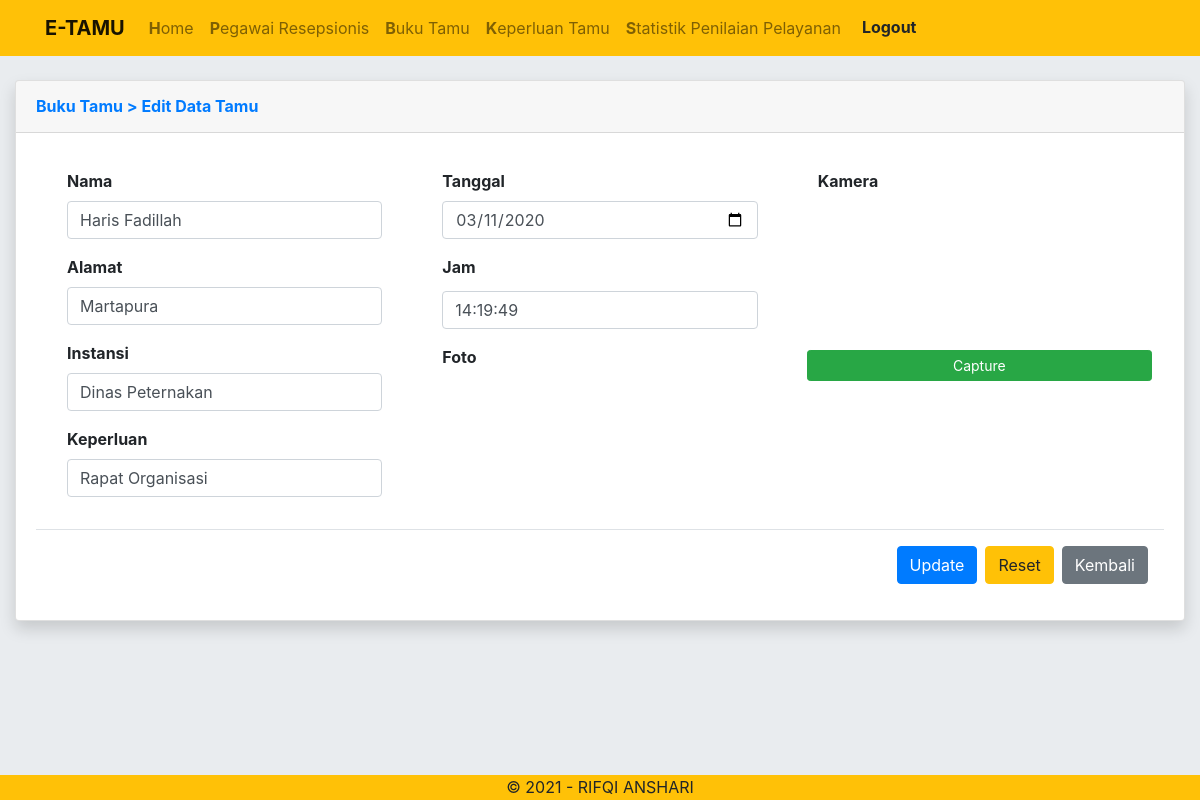
Page /halaman_edit_tamu.php?id=22 (signed in) on the committed database.
### tables this page shows
CREATE TABLE `buku_tamu` (
  `id` int(11) NOT NULL,
  `nama` varchar(50) NOT NULL,
  `alamat` varchar(100) NOT NULL,
  `instansi` varchar(50) NOT NULL,
  `keperluan` varchar(100) NOT NULL,
  `tanggal` date NOT NULL,
  `jam` varchar(32) NOT NULL,
  `capture` varchar(36) NOT NULL
);

### halaman_edit_tamu.php (the view, shortened to what this page needs)
<?php
include "header.php";
if ($_SESSION['username'] != 'admin') {
    header("location:login.php");
} else {
?>
    <div class="container-fluid" style="margin-top:80px; margin-bottom: 30px;">
        <div class="row">
            <div class="col-md">
                <div class="card shadow mb-4">
                    <div class="card-header py-3">
                        <?php
                        if (isset($_GET['id'])) {
                            $id = $_GET['id'];
                            include "koneksi.php";
                            $result = mysqli_query($connect, "SELECT * FROM buku_tamu WHERE id = '$id'");
                        }
                        ?>
                        <div class="row">
                            <div class="col-6">
                                <h6 class="m-0 font-weight-bold text-primary">Buku Tamu > Edit Data Tamu
                                </h6>
                            </div>
                        </div>
                    </div>
                    <div class="card-body">
                        <form method="post" action="halaman_buku_tamu.php" class="form-horizontal">
                            <div class="modal-body">
                                <div class="row">
                                    <div class="col-4">
                                        <div class="panel panel-default">
                                            <?php while ($data = mysqli_fetch_array($result)) { ?>
                                                <div class="panel-body">
                                                    <div class="form-group">
                                                        <label for="nip" class="col-sm-12 control-label"><b>Nama</b></label>
                                                        <div class="col-sm-12">
                                                            <input type="text" class="form-control" name="nama" id="nama" placeholder="Masukan Nama..." value="<?= $data['nama'] ?>" required>
                                                        </div>
                                                    </div>
                                                    <div class="form-group">
                                                        <label for="nama_pegawai" class="col-sm-12 control-label"><b>Alamat</b></label>
                                                        <div class="col-sm-12">
                                                            <input type="text" class="form-control" name="alamat" id="alamat" value="<?= $data['alamat'] ?>" placeholder="Masukan Alamat..." required>
                                                        </div>
                                                    </div>
                                                    <div class="form-group">
                                                        <label for="nama_pegawai" class="col-sm-12 control-label"><b>Instansi</b></label>
                                                        <div class="col-sm-12">
                                                            <input type="text" class="form-control" name="instansi" id="instansi" value="<?= $data['instansi'] ?>" placeholder="Masukan Instansi..." required>
                                                        </div>
                                                    </div>
                                                    <div class="form-group">
                                                        <label for="nip" class="col-sm-12 control-label"><b>Keperluan</b></label>
                                                        <div class="col-sm-12">
                                                            <input type="text" class="form-control" name="keperluan" id="keperluan" value="<?= $data['keperluan'] ?>" placeholder="Masukan Keperluan..." required>
                                                        </div>
                                                    </div>
                                                </div>
                                        </div>
                                    </div>
                                    <div class="col-4">
                                        <div class="form-group">
                                            <label for="nama_pegawai" class="col-sm-12 control-label"><b>Tanggal</b></label>
                                            <div class="col-sm-12">
                                                <input type="date" class="form-control" name="tgl" value="<?= $data['tanggal'] ?>">
                                            </div>
                                        </div>
                                        <div class="form-group">
                                            <label for="nama_pegawai" class="col-sm-12 control-label"><b>Jam</b></label>
                                            <div class="col-sm-12 mt-1 input">
                                                <input type="text" class="form-control" name="jam" id="timestamp" value="<?= $data['jam'] ?>">
                                            </div>
                                        </div>
                                    <?php } ?>
                                    <div class="form-group">
                                        <label for="nama_pegawai" class="col-sm-12 control-label"><b>Foto</b></label>
                                    </div>
                                    </div>
                                    <div class="col-4">
                                        <div class="row">
                                            <div class="col">
                                                <label for="nama_pegawai" class="col-sm-12 control-label"><b>Kamera</b></label>
                                                <div class="col-sm-9">
                                                    <div id="my_camera"></div>
                                                </div>
                                                <br />
                                                <div class="text-center">
                                                    <div class="row">
                                                        <div class="col">
                                                            <input type="button" class="btn btn-sm btn-block btn-success ml-1 mr-1" value="Capture" onClick="take_snapshot()">
                                                        </div>
                                                    </div>
                                                </div>
                                            </div>
                                        </div>
                                    </div>
                                </div>
                            </div>
                            <div class="modal-footer">
                                <input type="submit" name="Edit" class="btn btn-primary" value="Update">
                                <input type="button" onclick="javascript:eraseText();" name="reset" class="btn btn-warning" value="Reset">
                                <a href="halaman_buku_tamu.php" type="button" class="btn btn-secondary">Kembali</a>
                            </div>
                        </form>
                    </div>
                </div>
            </div>
        </div>
    </div>
<?php include
        "footer.php";
}
?>

### rows in the picture
buku_tamu: nama "Haris Fadillah", alamat "Martapura", instansi "Dinas Peternakan", keperluan "Rapat Organisasi", tgl "03/11/2020", jam "14:19:49"
